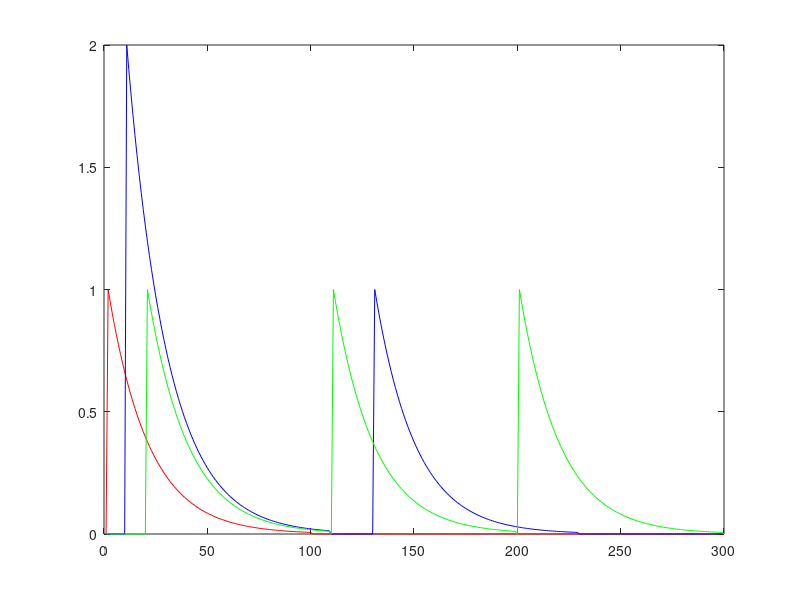

Reproduce this figure in MATLAB.
%% construct signal
% Choose p=2 or p=1
p=2;                 % auto regression order
gamma1=1.5;          % 0<gamma1+gamma2<1
gamma2=-0.55;        % gamma2<0
gamma1^2+4*gamma2;   % this has to be larger than 0 to avoid oscillation

p=1;               % auto regression order 
gamma1=0.95;
gamma2=0;

t=1:300;
c=zeros(1,length(t));      % initialize calcium concentration
c(1)=0;              % at t=1, c=0
c(2)=1;              % at t=2, c=1 (spike)

for idx=3:100        % solve the autoregressive problem by iteration
    c(idx)=c(idx-2)*gamma2+c(idx-1)*gamma1;
end

Y1=c;
Y2=zeros(1,length(t));
Y2(10:end)=Y1(1:end-9)*2;
Y2(130:end)=Y1(1:end-129);
Y3=zeros(1,length(t));
Y3(20:end)=Y1(1:end-19);
Y3(110:end)=Y1(1:end-109);
Y3(200:end)=Y1(1:end-199);
figure; plot(t,Y1,'r',t,Y2,'b',t,Y3,'g');

%% solve gamma1 and gamma2 by auto regression
% Choose which signal to use
Y=[Y1; Y1*2];    % two pixels   please choose Y1, or Y2, or Y3
%Y=[Y2; Y2*2];    % two pixels   please choose Y1, or Y2, or Y3
%Y=[Y3; Y3*2];    % two pixels   please choose Y1, or Y2, or Y3

np=size(Y,1);    % pixel number
lags=5;          % auto correlation lag = 5
lags=lags+p;
include_noise=0;
Ycl = mat2cell(Y,ones(np,1),size(Y,2));
XC = cell(np,1);
for j = 1:np
    XC{j} = xcov(Ycl{j},lags,'biased');
end
XC = cell2mat(XC); 

gv = zeros(np*lags,1);
if ~include_noise
    g =  XC(:,lags:-1:1);
    lags = lags - p;
end
A = zeros(np*lags,p);
for i = 1:np
    if ~include_noise
        A((i-1)*lags + (1:lags),:) = toeplitz(g(i,p:p+lags-1),g(i,p:-1:1));
    else
        A((i-1)*lags + (1:lags),:) = toeplitz(XC(i,lags+(1:lags)),XC(i,lags+(1:p))) - sn(i)^2*eye(lags,p);
        gv((i-1)*lags + (1:lags)) = XC(i,lags+2:end)';
    end
end
if ~include_noise
    gv = g(:,p+1:end)';
end
%ph = pinv(A)*gv(:);
ph = A\gv(:);
